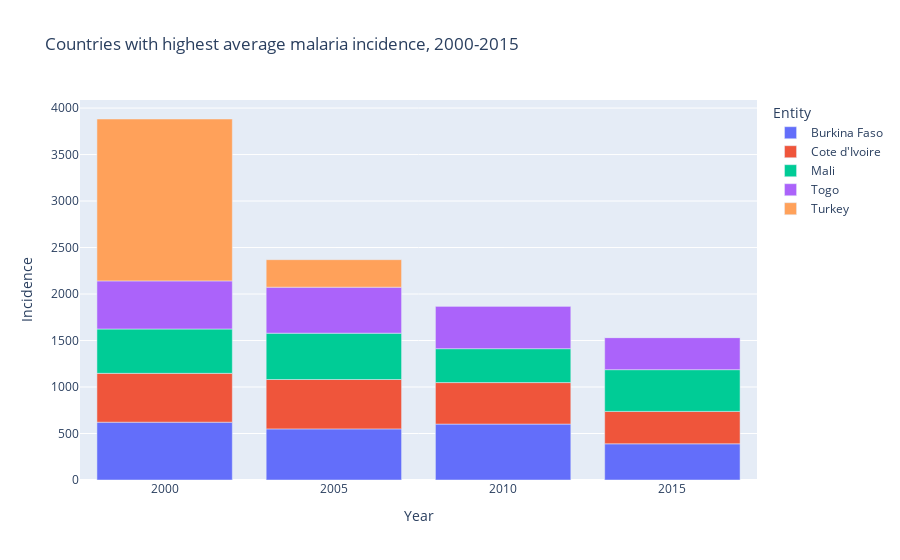

This figure's notebook cell:
### Code cell
df = malaria_inc[malaria_inc.Code.isin(top5.Code)]
px.bar(df, x = 'Year', y = 'Incidence', color = 'Entity', title = 'Countries with highest average malaria incidence, 2000-2015')

### Figure 1 — Plotly figure (JSON) as saved in the notebook; plotly's stock layout.template omitted (floating-point values rounded to 4 significant figures)
{"data": [{"alignmentgroup": "True", "hovertemplate": "Entity=Burkina Faso<br>Year=%{x}<br>Incidence=%{y}<extra></extra>", "legendgroup": "Burkina Faso", "marker": {"color": "#636efa"}, "name": "Burkina Faso", "offsetgroup": "Burkina Faso", "orientation": "v", "showlegend": true, "textposition": "auto", "type": "bar", "x": [2000, 2005, 2010, 2015], "xaxis": "x", "y": [621.6, 549.8, 601.4, 389.2], "yaxis": "y"}, {"alignmentgroup": "True", "hovertemplate": "Entity=Cote d'Ivoire<br>Year=%{x}<br>Incidence=%{y}<extra></extra>", "legendgroup": "Cote d'Ivoire", "marker": {"color": "#EF553B"}, "name": "Cote d'Ivoire", "offsetgroup": "Cote d'Ivoire", "orientation": "v", "showlegend": true, "textposition": "auto", "type": "bar", "x": [2000, 2005, 2010, 2015], "xaxis": "x", "y": [525.4, 530.9, 446.2, 348.8], "yaxis": "y"}, {"alignmentgroup": "True", "hovertemplate": "Entity=Mali<br>Year=%{x}<br>Incidence=%{y}<extra></extra>", "legendgroup": "Mali", "marker": {"color": "#00cc96"}, "name": "Mali", "offsetgroup": "Mali", "orientation": "v", "showlegend": true, "textposition": "auto", "type": "bar", "x": [2000, 2005, 2010, 2015], "xaxis": "x", "y": [476.8, 498.2, 364.7, 448.6], "yaxis": "y"}, {"alignmentgroup": "True", "hovertemplate": "Entity=Togo<br>Year=%{x}<br>Incidence=%{y}<extra></extra>", "legendgroup": "Togo", "marker": {"color": "#ab63fa"}, "name": "Togo", "offsetgroup": "Togo", "orientation": "v", "showlegend": true, "textposition": "auto", "type": "bar", "x": [2000, 2005, 2010, 2015], "xaxis": "x", "y": [517.5, 494.7, 458, 345.1], "yaxis": "y"}, {"alignmentgroup": "True", "hovertemplate": "Entity=Turkey<br>Year=%{x}<br>Incidence=%{y}<extra></extra>", "legendgroup": "Turkey", "marker": {"color": "#FFA15A"}, "name": "Turkey", "offsetgroup": "Turkey", "orientation": "v", "showlegend": true, "textposition": "auto", "type": "bar", "x": [2000, 2005, 2010, 2015], "xaxis": "x", "y": [1741, 295.8, 0, 0], "yaxis": "y"}], "layout": {"barmode": "relative", "legend": {"title": {"text": "Entity"}, "tracegroupgap": 0}, "title": {"text": "Countries with highest average malaria incidence, 2000-2015"}, "xaxis": {"anchor": "y", "domain": [0, 1], "title": {"text": "Year"}}, "yaxis": {"anchor": "x", "domain": [0, 1], "title": {"text": "Incidence"}}}}
